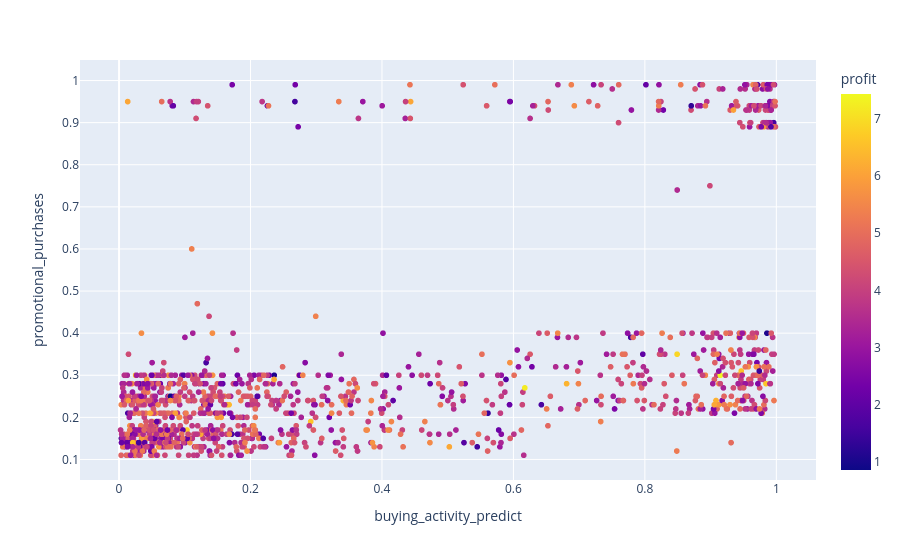

Notebook source saved alongside this figure:
### Markdown cell above
#### Рассмортим более подробно долю акционных покупок promotional_purchases  на основе прогнозных меток buying_activity_predict:

### Code cell
# profit
fig = px.scatter(market_pivot, x="buying_activity_predict", y="promotional_purchases", color="profit")
fig.show()

### Figure 1 — Plotly figure (JSON) as saved in the notebook; plotly's stock layout.template omitted (floating-point values rounded to 4 significant figures; data arrays with more than 128 entries replaced by an {"elided": "..."} marker saying what was removed)
{"data": [{"hovertemplate": "buying_activity_predict=%{x}<br>promotional_purchases=%{y}<br>profit=%{marker.color}<extra></extra>", "legendgroup": "", "marker": {"color": {"elided": "1296 float values"}, "coloraxis": "coloraxis", "symbol": "circle"}, "mode": "markers", "name": "", "showlegend": false, "type": "scattergl", "x": {"elided": "1296 float values"}, "xaxis": "x", "y": {"elided": "1296 float values"}, "yaxis": "y"}], "layout": {"coloraxis": {"colorbar": {"title": {"text": "profit"}}, "colorscale": [[0, "#0d0887"], [0.1111, "#46039f"], [0.2222, "#7201a8"], [0.3333, "#9c179e"], [0.4444, "#bd3786"], [0.5556, "#d8576b"], [0.6667, "#ed7953"], [0.7778, "#fb9f3a"], [0.8889, "#fdca26"], [1, "#f0f921"]]}, "legend": {"tracegroupgap": 0}, "margin": {"t": 60}, "xaxis": {"anchor": "y", "domain": [0, 1], "title": {"text": "buying_activity_predict"}}, "yaxis": {"anchor": "x", "domain": [0, 1], "title": {"text": "promotional_purchases"}}}}
